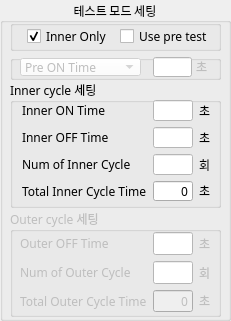
   <widget class="QGroupBox" name="group_customModeSetting">
    <property name="geometry">
     <rect>
      <x>270</x>
      <y>27</y>
      <width>231</width>
      <height>321</height>
     </rect>
    </property>
    <property name="font">
     <font>
      <family>한컴 고딕</family>
     </font>
    </property>
    <property name="title">
     <string>테스트 모드 세팅</string>
    </property>
    <property name="alignment">
     <set>Qt::AlignCenter</set>
    </property>
    <widget class="QGroupBox" name="groupBox_7">
     <property name="geometry">
      <rect>
       <x>10</x>
       <y>80</y>
       <width>211</width>
       <height>128</height>
      </rect>
     </property>
     <property name="font">
      <font>
       <family>한컴 고딕</family>
      </font>
     </property>
     <property name="title">
      <string>Inner cycle 세팅</string>
     </property>
     <widget class="QWidget" name="gridLayoutWidget_2">
      <property name="geometry">
       <rect>
        <x>12</x>
        <y>20</y>
        <width>191</width>
        <height>101</height>
       </rect>
      </property>
      <layout class="QGridLayout" name="gridLayout_4" columnstretch="3,2,1">
       <item row="1" column="1">
        <widget class="QLineEdit" name="line_innerOffTime">
         <property name="styleSheet">
          <string notr="true">background-color: rgb(255, 255, 255);</string>
         </property>
         <property name="alignment">
          <set>Qt::AlignRight|Qt::AlignTrailing|Qt::AlignVCenter</set>
         </property>
        </widget>
       </item>
       <item row="2" column="2">
        <widget class="QLabel" name="label_48">
         <property name="font">
          <font>
           <family>한컴 고딕</family>
          </font>
         </property>
         <property name="text">
          <string>회</string>
         </property>
        </widget>
       </item>
       <item row="3" column="1">
        <widget class="QLineEdit" name="line_totalInnerCycleTime">
         <property name="styleSheet">
          <string notr="true"/>
         </property>
         <property name="text">
          <string>0</string>
         </property>
         <property name="alignment">
          <set>Qt::AlignRight|Qt::AlignTrailing|Qt::AlignVCenter</set>
         </property>
         <property name="readOnly">
          <bool>true</bool>
         </property>
        </widget>
       </item>
       <item row="1" column="2">
        <widget class="QLabel" name="label_46">
         <property name="font">
          <font>
           <family>한컴 고딕</family>
          </font>
         </property>
         <property name="text">
          <string>초</string>
         </property>
        </widget>
       </item>
       <item row="3" column="2">
        <widget class="QLabel" name="label_47">
         <property name="font">
          <font>
           <family>한컴 고딕</family>
          </font>
         </property>
         <property name="text">
          <string>초</string>
         </property>
        </widget>
       </item>
       <item row="0" column="2">
        <widget class="QLabel" name="label_45">
         <property name="font">
          <font>
           <family>한컴 고딕</family>
          </font>
         </property>
         <property name="text">
          <string>초</string>
         </property>
        </widget>
       </item>
       <item row="0" column="1">
        <widget class="QLineEdit" name="line_innerOnTime">
         <property name="styleSheet">
          <string notr="true">background-color: rgb(255, 255, 255);</string>
         </property>
         <property name="alignment">
          <set>Qt::AlignRight|Qt::AlignTrailing|Qt::AlignVCenter</set>
         </property>
        </widget>
       </item>
       <item row="1" column="0">
        <widget class="QLabel" name="label_42">
         <property name="font">
          <font>
           <family>한컴 고딕</family>
          </font>
         </property>
         <property name="text">
          <string>Inner OFF Time</string>
         </property>
        </widget>
       </item>
       <item row="3" column="0">
        <widget class="QLabel" name="label_44">
         <property name="font">
          <font>
           <family>한컴 고딕</family>
          </font>
         </property>
         <property name="text">
          <string>Total Inner Cycle Time</string>
         </property>
        </widget>
       </item>
       <item row="2" column="1">
        <widget class="QLineEdit" name="line_numInnerCycle">
         <property name="styleSheet">
          <string notr="true">background-color: rgb(255, 255, 255);</string>
         </property>
         <property name="alignment">
          <set>Qt::AlignRight|Qt::AlignTrailing|Qt::AlignVCenter</set>
         </property>
        </widget>
       </item>
       <item row="2" column="0">
        <widget class="QLabel" name="label_43">
         <property name="font">
          <font>
           <family>한컴 고딕</family>
          </font>
         </property>
         <property name="text">
          <string>Num of Inner Cycle</string>
         </property>
        </widget>
       </item>
       <item row="0" column="0">
        <widget class="QLabel" name="label_41">
         <property name="font">
          <font>
           <family>한컴 고딕</family>
          </font>
         </property>
         <property name="text">
          <string>Inner ON Time</string>
         </property>
        </widget>
       </item>
      </layout>
     </widget>
    </widget>
    <widget class="QGroupBox" name="group_outerSetting">
     <property name="enabled">
      <bool>false</bool>
     </property>
     <property name="geometry">
      <rect>
       <x>10</x>
       <y>209</y>
       <width>211</width>
       <height>108</height>
      </rect>
     </property>
     <property name="font">
      <font>
       <family>한컴 고딕</family>
      </font>
     </property>
     <property name="title">
      <string>Outer cycle 세팅</string>
     </property>
     <widget class="QWidget" name="gridLayoutWidget_3">
      <property name="geometry">
       <rect>
        <x>10</x>
        <y>23</y>
        <width>191</width>
        <height>80</height>
       </rect>
      </property>
      <layout class="QGridLayout" name="gridLayout" columnstretch="3,2,1">
       <item row="2" column="1">
        <widget class="QLineEdit" name="line_totalOuterCycleTime">
         <property name="styleSheet">
          <string notr="true"/>
         </property>
         <property name="text">
          <string>0</string>
         </property>
         <property name="alignment">
          <set>Qt::AlignRight|Qt::AlignTrailing|Qt::AlignVCenter</set>
         </property>
         <property name="readOnly">
          <bool>true</bool>
         </property>
        </widget>
       </item>
       <item row="1" column="1">
        <widget class="QLineEdit" name="line_numOuterCycle">
         <property name="styleSheet">
          <string notr="true">background-color: rgb(255, 255, 255);</string>
         </property>
         <property name="alignment">
          <set>Qt::AlignRight|Qt::AlignTrailing|Qt::AlignVCenter</set>
         </property>
        </widget>
       </item>
       <item row="1" column="0">
        <widget class="QLabel" name="label_28">
         <property name="font">
          <font>
           <family>한컴 고딕</family>
          </font>
         </property>
         <property name="text">
          <string>Num of Outer Cycle</string>
         </property>
        </widget>
       </item>
       <item row="2" column="0">
        <widget class="QLabel" name="label_31">
         <property name="font">
          <font>
           <family>한컴 고딕</family>
          </font>
         </property>
         <property name="toolTip">
          <string>&lt;html&gt;&lt;head/&gt;&lt;body&gt;&lt;p&gt;Total Outer Cycle Time = (Total Inner Cycle Time + Outer OFF Time) x Num of Outer Cycle&lt;/p&gt;&lt;/body&gt;&lt;/html&gt;</string>
         </property>
         <property name="text">
          <string>Total Outer Cycle Time</string>
         </property>
        </widget>
       </item>
       <item row="0" column="1">
        <widget class="QLineEdit" name="line_outerOffTime">
         <property name="styleSheet">
          <string notr="true">background-color: rgb(255, 255, 255);</string>
         </property>
         <property name="alignment">
          <set>Qt::AlignRight|Qt::AlignTrailing|Qt::AlignVCenter</set>
         </property>
        </widget>
       </item>
       <item row="0" column="2">
        <widget class="QLabel" name="label_25">
         <property name="font">
          <font>
           <family>한컴 고딕</family>
          </font>
         </property>
         <property name="text">
          <string>초</string>
         </property>
        </widget>
       </item>
       <item row="1" column="2">
        <widget class="QLabel" name="label_30">
         <property name="font">
          <font>
           <family>한컴 고딕</family>
          </font>
         </property>
         <property name="text">
          <string>회</string>
         </property>
        </widget>
       </item>
       <item row="2" column="2">
        <widget class="QLabel" name="label_33">
         <property name="font">
          <font>
           <family>한컴 고딕</family>
          </font>
         </property>
         <property name="text">
          <string>초</string>
         </property>
        </widget>
       </item>
       <item row="0" column="0">
        <widget class="QLabel" name="label_32">
         <property name="font">
          <font>
           <family>한컴 고딕</family>
          </font>
         </property>
         <property name="text">
          <string>Outer OFF Time</string>
         </property>
        </widget>
       </item>
      </layout>
     </widget>
    </widget>
    <widget class="QGroupBox" name="groupBox_11">
     <property name="geometry">
      <rect>
       <x>10</x>
       <y>20</y>
       <width>211</width>
       <height>31</height>
      </rect>
     </property>
     <property name="font">
      <font>
       <family>한컴 고딕</family>
      </font>
     </property>
     <property name="title">
      <string/>
     </property>
     <widget class="QCheckBox" name="checkBox_InnerMode">
      <property name="geometry">
       <rect>
        <x>17</x>
        <y>8</y>
        <width>81</width>
        <height>16</height>
       </rect>
      </property>
      <property name="font">
       <font>
        <family>한컴 고딕</family>
       </font>
      </property>
      <property name="text">
       <string>Inner Only</string>
      </property>
      <property name="checked">
       <bool>true</bool>
      </property>
     </widget>
     <widget class="QCheckBox" name="checkBox_preTestMode">
      <property name="geometry">
       <rect>
        <x>110</x>
        <y>8</y>
        <width>91</width>
        <height>16</height>
       </rect>
      </property>
      <property name="font">
       <font>
        <family>한컴 고딕</family>
       </font>
      </property>
      <property name="text">
       <string>Use pre test</string>
      </property>
      <property name="checked">
       <bool>false</bool>
      </property>
     </widget>
    </widget>
    <widget class="QGroupBox" name="groupBox_preTest">
     <property name="enabled">
      <bool>false</bool>
     </property>
     <property name="geometry">
      <rect>
       <x>10</x>
       <y>55</y>
       <width>211</width>
       <height>25</height>
      </rect>
     </property>
     <property name="title">
      <string/>
     </property>
     <widget class="QComboBox" name="cmb_preTest">
      <property name="geometry">
       <rect>
        <x>10</x>
        <y>3</y>
        <width>121</width>
        <height>18</height>
       </rect>
      </property>
      <property name="styleSheet">
       <string notr="true">background-color: rgb(255, 255, 255);</string>
      </property>
      <item>
       <property name="text">
        <string>Pre ON Time</string>
       </property>
      </item>
      <item>
       <property name="text">
        <string>Pre OFF Time</string>
       </property>
      </item>
     </widget>
     <widget class="QLineEdit" name="line_preTestTime">
      <property name="geometry">
       <rect>
        <x>143</x>
        <y>2</y>
        <width>39</width>
        <height>20</height>
       </rect>
      </property>
      <property name="styleSheet">
       <string notr="true">background-color: rgb(255, 255, 255);</string>
      </property>
      <property name="alignment">
       <set>Qt::AlignRight|Qt::AlignTrailing|Qt::AlignVCenter</set>
      </property>
     </widget>
     <widget class="QLabel" name="label_71">
      <property name="geometry">
       <rect>
        <x>186</x>
        <y>2</y>
        <width>15</width>
        <height>20</height>
       </rect>
      </property>
      <property name="font">
       <font>
        <family>한컴 고딕</family>
       </font>
      </property>
      <property name="text">
       <string>초</string>
      </property>
     </widget>
    </widget>
   </widget>
